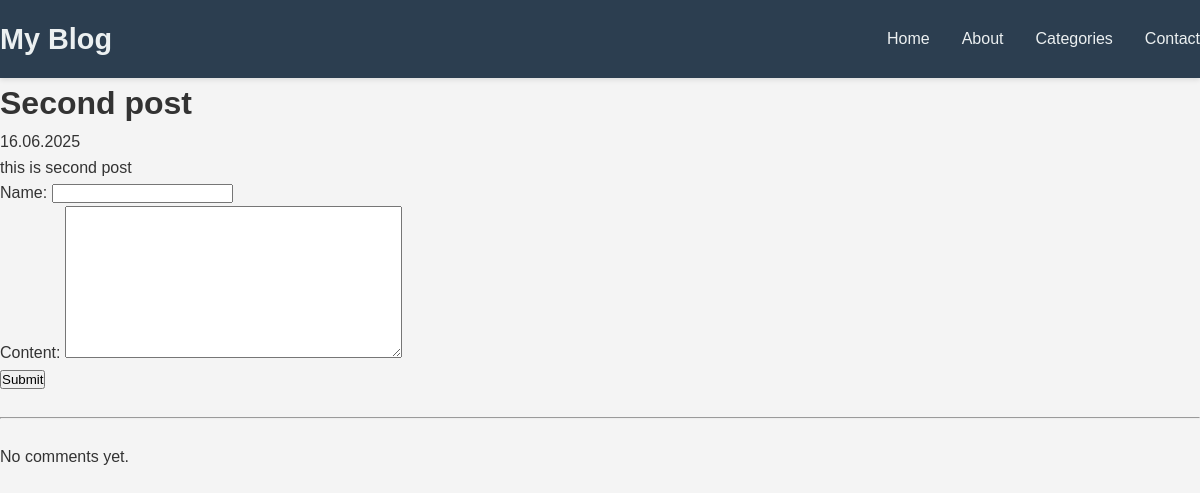
Before: /second-post with the older database file.
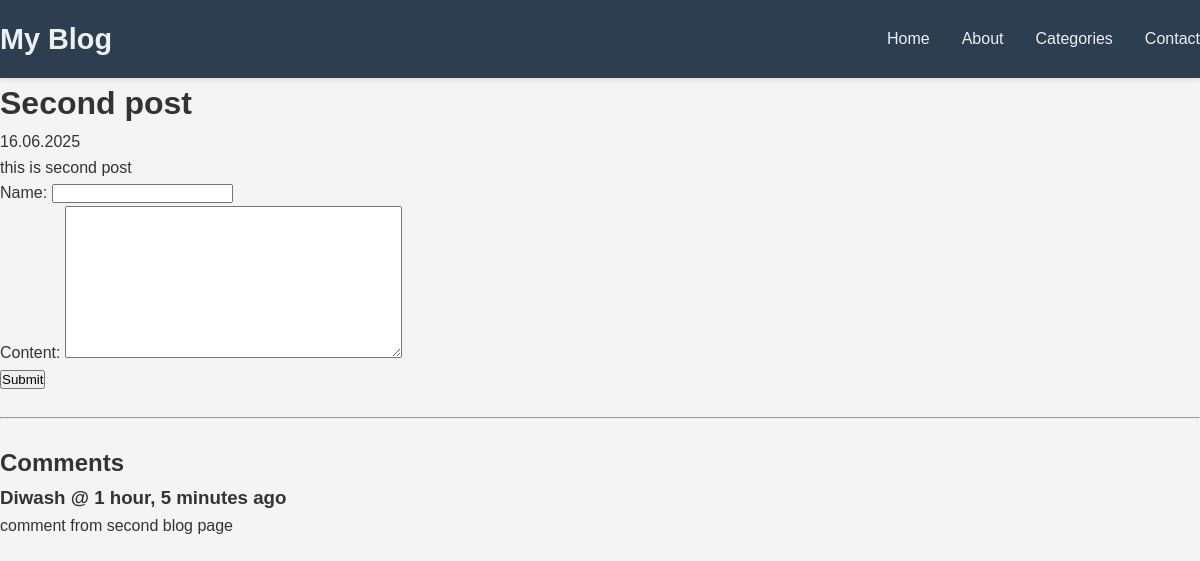
After: the same page with the newer database file.
### blog/models.py (models this page shows, shortened)
class Comment(models.Model):
    post = models.ForeignKey(Post, related_name='comments', on_delete=models.CASCADE)
    name = models.CharField(max_length=255)
    content = models.TextField()
    created_date = models.DateTimeField(auto_now_add=True)
    class Meta:
        ordering = ('-created_date',)

### blog/views.py (the view)
# urls.py: path('<slug:slug>', views.detail, name='detail'),
def detail(request, slug):
    post = get_object_or_404(Post, slug=slug)
    if request.method == 'POST':
        form = CommentForm(request.POST)
        if form.is_valid():
            comment = form.save(commit=False)
            comment.post = post
            comment.save() # Saved to the database
            return redirect('detail', slug=slug)
        else:
            print('Form not valid')
    else:
        form = CommentForm()
    return render(request, 'blog/detail.html', {
        'post': post,
        'form': form,
    })

### blog/forms.py
class CommentForm(ModelForm):
    class Meta:
        model = Comment
        fields = ['name', 'content']
    def __init__(self, *args, **kwargs):
        super().__init__(*args, **kwargs)
        self.fields['name'].widget.attrs.update({'class': 'bg-gray-100 border border-gray-300 rounded-md shadow-sm focus:ring-blue-500 focus:border-blue-500 block w-sm p-2.5'})
        self.fields['content'].widget.attrs.update({'class': 'bg-gray-100 border border-gray-300 rounded-md shadow-sm focus:ring-blue-500 focus:border-blue-500 block w-sm p-2.5'})

### blog/templates/blog/detail.html (shortened to what this page needs)
{% extends "blog/base.html" %}
{% block main %}
    <h1 class="text-3xl">{{post.title}}</h1>
    <span class="text-sm text-gray-500">{{post.created_date|date:'d.m.Y'}}</span>
    <div class="text-lg mt-6">
        {{post.content}}
    </div>
    <div class="mt-8">
        <form action="{% url 'detail' slug=post.slug %}" method='post'>
            {{ form.as_p }}
            <button class='py-4 px-8 bg-emerald-700 text-white rounded-md hover:bg-emerald-800 mt-4 '>Submit</button>
        </form>
    </div>
    <br><hr><br>
    {% if post.comments.all %}
        <h2 class="text-2xl">Comments</h2>
        {% for comment in post.comments.all %}
        <div class="py-4 px-6 bg-gray-100">
            <h3 class="font-bold">{{comment.name}} @ {{comment.created_date|timesince}} ago</h3>
            <p>{{comment.content}}</p>
        </div>
    {% endfor %}
    {% else %}
        <p class="text-gray-500">No comments yet.</p>
    {% endif %}
{% endblock main %}

Changed rows visible on the page:
added Comment: name "Diwash", created_date "1 hour, 5 minutes", content "comment from second blog page"
Other visible differences:
text no longer shown: "No comments yet."
text now shown: "Comments"
